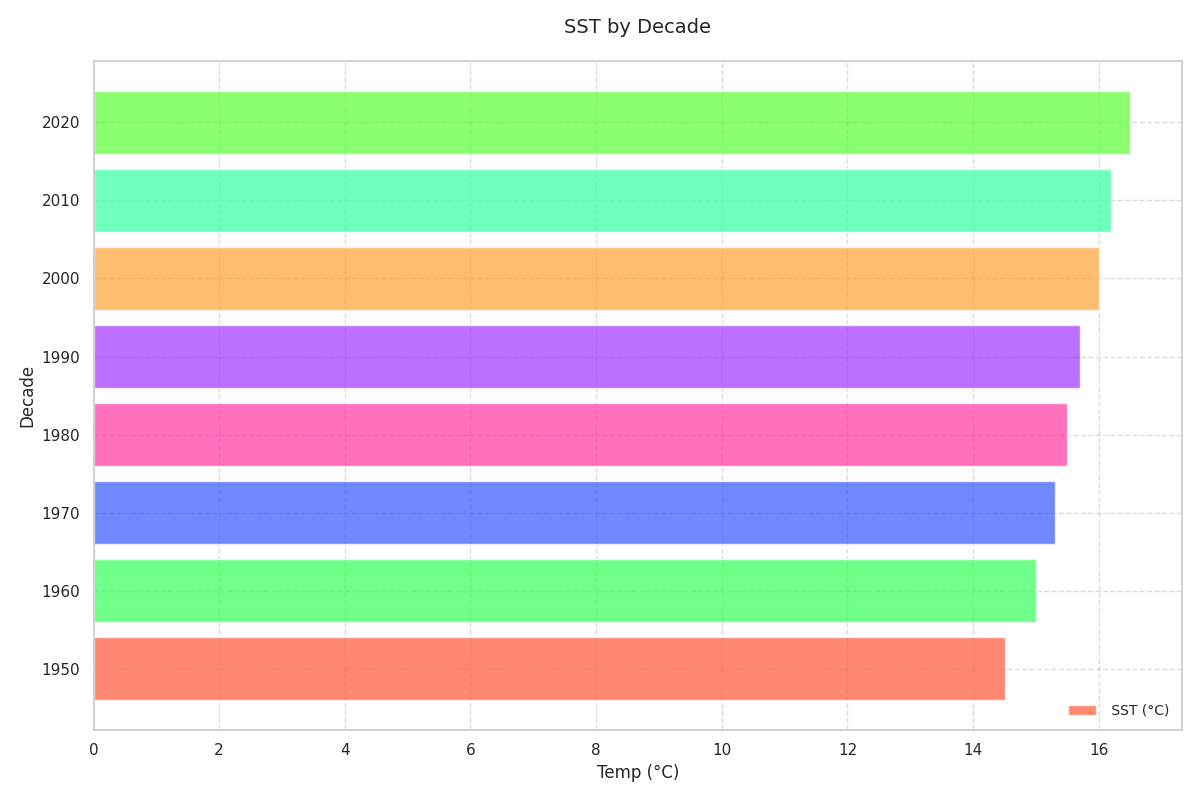

Source code (Python):
import matplotlib.pyplot as plt
import numpy as np

decades = np.array([1950, 1960, 1970, 1980, 1990, 2000, 2010, 2020])
sea_surface_temp = np.array([14.5, 15.0, 15.3, 15.5, 15.7, 16.0, 16.2, 16.5])

fig, ax = plt.subplots(figsize=(12, 8))

colors = ['#FF5733', '#33FF57', '#3357FF', '#FF33A1', '#A133FF', '#FFA133', '#33FFA1', '#57FF33']
ax.barh(decades, sea_surface_temp, height=8, color=colors, alpha=0.7, label=' SST (°C)')

ax.set_title('SST by Decade', fontsize=14, pad=20)
ax.set_xlabel('Temp (°C)', fontsize=12)
ax.set_ylabel('Decade', fontsize=12)
ax.grid(True, linestyle='--', alpha=0.7)
ax.legend(loc='lower right', fontsize=10, frameon=False)

plt.tight_layout()
plt.show()
